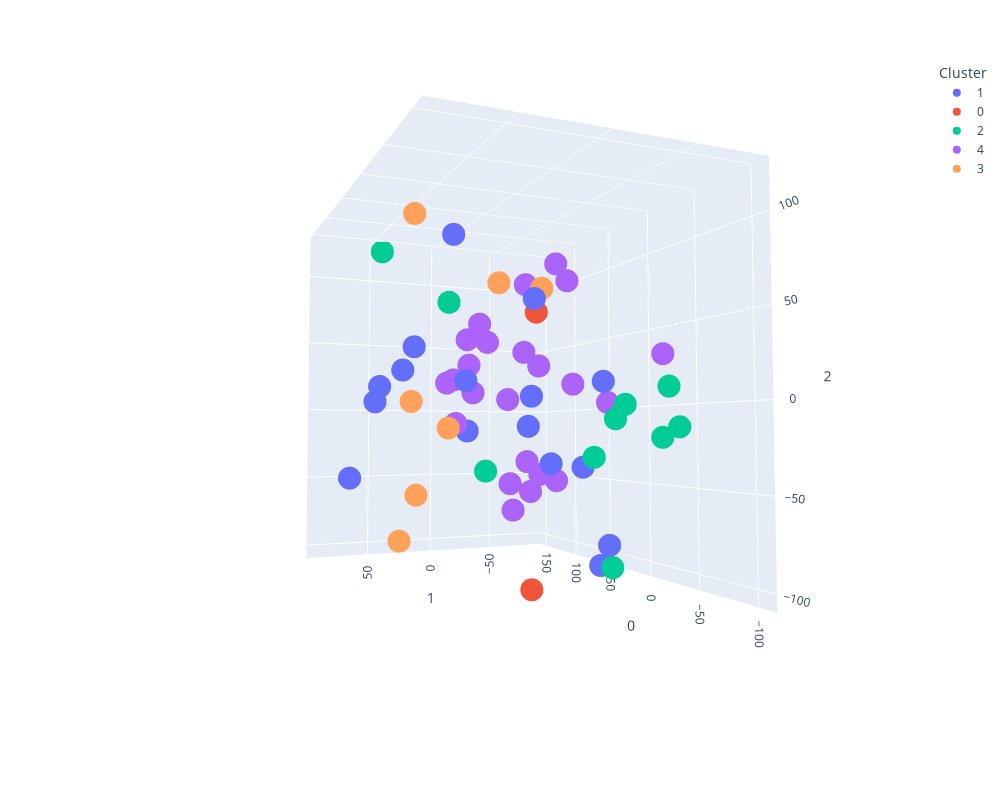

Source (notebook cell):
### Code cell
from sklearn.manifold import TSNE
X_embedded = TSNE(n_components=3, learning_rate='auto',init='random', perplexity=3).fit_transform(new_df.drop(['Name','Location'],axis=1))
dfff=pd.DataFrame(X_embedded)
kk=cl.tolist()
dfff["Cluster"]=cl
dfff["Cluster"]=dfff["Cluster"].astype('category')
fig = px.scatter_3d(dfff, x=0, y=1, z=2,color="Cluster",width=1000, height=800)
fig.show()

### Figure 1 — Plotly figure (JSON) as saved in the notebook; plotly's stock layout.template omitted (floating-point values rounded to 4 significant figures)
{"data": [{"hovertemplate": "Cluster=1<br>0=%{x}<br>1=%{y}<br>2=%{z}<extra></extra>", "legendgroup": "1", "marker": {"color": "#636efa", "symbol": "circle"}, "mode": "markers", "name": "1", "scene": "scene", "showlegend": true, "type": "scatter3d", "x": [37.97, 12.55, -1.34, 61.13, -79.84, 57.2, -6.009, -29.52, -9.67, -73.93, -10.75, 47.51, -55.29, -17.97, 117.4, 9.697], "y": [52.51, -65.35, 87.1, 8.245, 25.96, -37.51, 42.42, 43.5, -58.73, -17.09, -3.081, 90.11, 86.83, -14.45, 53.68, -51.21], "z": [36.47, -102.4, 0.1291, -15.92, 50.14, 8.024, 98.23, 11.43, -86.3, 9.969, -13.31, -44.8, 14.05, -35.35, 15.9, -39.01]}, {"hovertemplate": "Cluster=0<br>0=%{x}<br>1=%{y}<br>2=%{z}<extra></extra>", "legendgroup": "0", "marker": {"color": "#EF553B", "symbol": "circle"}, "mode": "markers", "name": "0", "scene": "scene", "showlegend": true, "type": "scatter3d", "x": [51.23, -49.0], "y": [-38.47, 13.01], "z": [65.54, -100.8]}, {"hovertemplate": "Cluster=2<br>0=%{x}<br>1=%{y}<br>2=%{z}<extra></extra>", "legendgroup": "2", "marker": {"color": "#00cc96", "symbol": "circle"}, "mode": "markers", "name": "2", "scene": "scene", "showlegend": true, "type": "scatter3d", "x": [154.5, -66.13, -92.0, -105.7, -35.22, -9.188, -56.06, -48.93, -73.07, -100.3], "y": [42.74, -26.7, -19.11, -4.997, -33.57, 46.29, -78.23, -76.14, 49.5, -35.81], "z": [121.9, -89.14, -2.719, -10.37, -31.3, 57.64, -13.67, 10.18, -36.02, -19.46]}, {"hovertemplate": "Cluster=4<br>0=%{x}<br>1=%{y}<br>2=%{z}<extra></extra>", "legendgroup": "4", "marker": {"color": "#ab63fa", "symbol": "circle"}, "mode": "markers", "name": "4", "scene": "scene", "showlegend": true, "type": "scatter3d", "x": [-1.597, 3.018, 41.39, -94.95, 14.81, 71.71, 43.4, 11.85, 33.5, 43.54, 91.69, 44.87, 23.23, 45.48, 49.09, 25.15, 14.13, -28.74, 15.34, 73.6, 60.93, -44.06, -11.49], "y": [24.36, -7.773, 15.87, 15.49, -22.52, 19.11, -13.59, 25.9, 28.08, -89.85, -18.91, -50.3, 30.15, 10.21, -17.82, -28.13, -13.86, 4.04, -4.795, -39.46, -71.83, -75.47, -21.32], "z": [47.17, 73.95, 42.91, 57.24, 25.15, 16.52, 4.81, 23.77, 16.14, 4.091, 48.05, -49.44, -11.42, 8.864, -50.91, -43.91, -35.08, -50.28, -64.93, 40.0, 17.42, 29.62, 85.18]}, {"hovertemplate": "Cluster=3<br>0=%{x}<br>1=%{y}<br>2=%{z}<extra></extra>", "legendgroup": "3", "marker": {"color": "#FFA15A", "symbol": "circle"}, "mode": "markers", "name": "3", "scene": "scene", "showlegend": true, "type": "scatter3d", "x": [27.95, -45.38, -52.12, -8.301, -9.441, -16.06, 47.53], "y": [-0.6638, 4.789, 80.19, 74.69, 65.48, 48.96, 51.37], "z": [78.94, 62.64, 94.6, -76.88, -51.85, -14.53, 2.696]}], "layout": {"height": 800, "legend": {"title": {"text": "Cluster"}, "tracegroupgap": 0}, "margin": {"t": 60}, "scene": {"aspectmode": "auto", "aspectratio": {"x": 1.188, "y": 0.8219, "z": 1.024}, "camera": {"center": {"x": 0, "y": 0, "z": 0}, "eye": {"x": -1.988, "y": 0.8506, "z": -0.1164}, "projection": {"type": "perspective"}, "up": {"x": 0, "y": 0, "z": 1}}, "domain": {"x": [0, 1], "y": [0, 1]}, "xaxis": {"title": {"text": "0"}, "type": "linear"}, "yaxis": {"title": {"text": "1"}, "type": "linear"}, "zaxis": {"title": {"text": "2"}, "type": "linear"}}, "width": 1000}}
